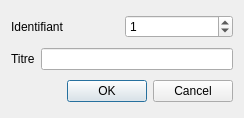
<?xml version="1.0" encoding="UTF-8"?>
<ui version="4.0">
 <class>Dialog</class>
 <widget class="QDialog" name="Dialog">
  <property name="geometry">
   <rect>
    <x>0</x>
    <y>0</y>
    <width>244</width>
    <height>118</height>
   </rect>
  </property>
  <property name="windowTitle">
   <string>Dialog</string>
  </property>
  <layout class="QVBoxLayout" name="verticalLayout">
   <item>
    <layout class="QGridLayout" name="gridLayout">
     <item row="0" column="0">
      <widget class="QLabel" name="label">
       <property name="text">
        <string>Identifiant</string>
       </property>
      </widget>
     </item>
     <item row="0" column="1">
      <widget class="QSpinBox" name="spinBox">
       <property name="value">
        <number>1</number>
       </property>
      </widget>
     </item>
    </layout>
   </item>
   <item>
    <layout class="QGridLayout" name="gridLayout_2">
     <item row="0" column="0">
      <widget class="QLabel" name="label_2">
       <property name="text">
        <string>Titre</string>
       </property>
      </widget>
     </item>
     <item row="0" column="1">
      <widget class="QLineEdit" name="lineEdit_2"/>
     </item>
    </layout>
   </item>
   <item>
    <widget class="QDialogButtonBox" name="buttonBox">
     <property name="orientation">
      <enum>Qt::Horizontal</enum>
     </property>
     <property name="standardButtons">
      <set>QDialogButtonBox::Cancel|QDialogButtonBox::Ok</set>
     </property>
    </widget>
   </item>
  </layout>
 </widget>
 <resources/>
 <connections>
  <connection>
   <sender>buttonBox</sender>
   <signal>accepted()</signal>
   <receiver>Dialog</receiver>
   <slot>accept()</slot>
   <hints>
    <hint type="sourcelabel">
     <x>248</x>
     <y>254</y>
    </hint>
    <hint type="destinationlabel">
     <x>157</x>
     <y>274</y>
    </hint>
   </hints>
  </connection>
  <connection>
   <sender>buttonBox</sender>
   <signal>rejected()</signal>
   <receiver>Dialog</receiver>
   <slot>close()</slot>
   <hints>
    <hint type="sourcelabel">
     <x>316</x>
     <y>260</y>
    </hint>
    <hint type="destinationlabel">
     <x>286</x>
     <y>274</y>
    </hint>
   </hints>
  </connection>
 </connections>
</ui>
